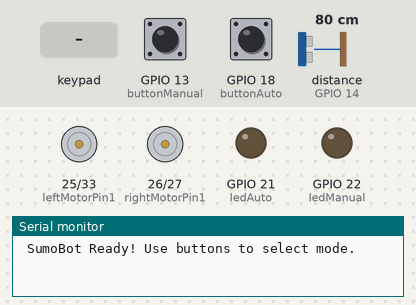
This sketch was run on a simulated ESP32. On the bench: motor-driver pin pairs drawn as motors (green arrow = first pin HIGH = forward, orange = second pin HIGH = backward, longer = more drive, scaled by the enable pin), output pins drawn as LEDs (lit = HIGH), the last lines printed to the serial monitor. The inputs (shaded band) are chosen by the test bench; at power-on: GPIO 13 (buttonManual) HIGH, GPIO 18 (buttonAuto) HIGH, distance to the obstacle (sensor on GPIO 14) 80 cm. The echo pulse lasts 58.3 µs per cm; pins used as bus, display or sensor lines are not drawn.

Above: at 1.2 s.
1.3 s: GPIO 13 (buttonManual) pulled LOW for 0.15 s
At 2.2 s:
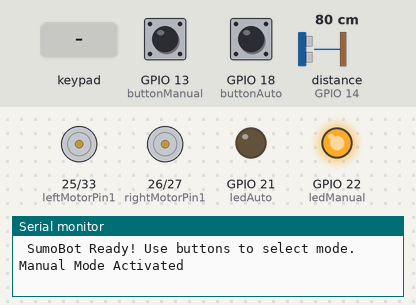
2.9 s: GPIO 18 (buttonAuto) pulled LOW for 0.15 s
At 3.4 s:
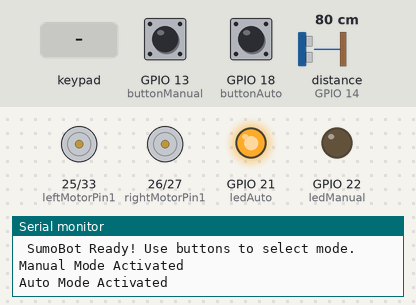
4.5 s: GPIO 13 (buttonManual) pulled LOW for 1 s
At 5.8 s:
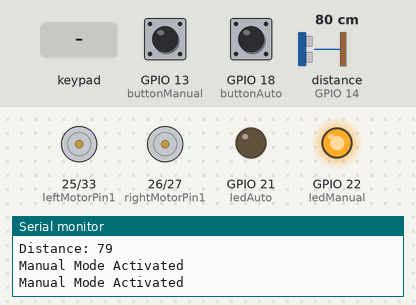
7.0 s: key 'U' pressed
At 7.2 s:
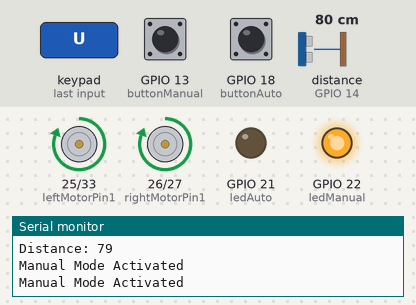
8.9 s: key 'D' pressed
At 9.1 s:
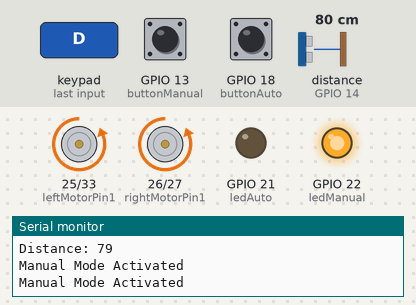
10.8 s: key 'L' pressed
At 11.0 s:
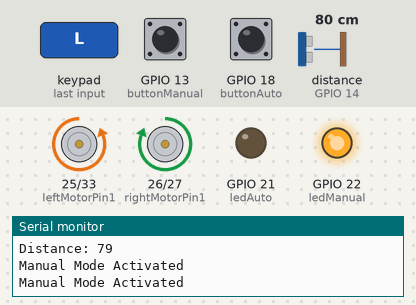
Timing chart, 0 to 13.7 s (numbered marks = the images above; inputs shaded):
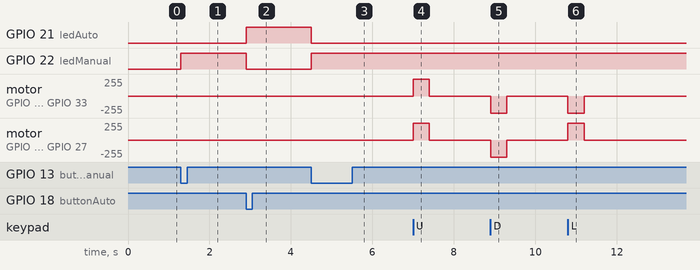

Measured:
- after the input at 1.3 s, GPIO 22 (ledManual): LOW → HIGH at once
- after the input at 2.9 s, GPIO 21 (ledAuto): LOW → HIGH at once; GPIO 22 (ledManual): HIGH → LOW at once
- after the input at 4.5 s, GPIO 21 (ledAuto): HIGH → LOW at once; GPIO 22 (ledManual): LOW → HIGH at once
- after the input at 7.0 s, motor on GPIO 25 (leftMotorPin1) / GPIO 33 (leftMotorPin2), motor on GPIO 26 (rightMotorPin1) / GPIO 27 (rightMotorPin2): stopped → forward 255/255 at once, → stopped 0.40 s later
- after the input at 8.9 s, motor on GPIO 25 (leftMotorPin1) / GPIO 33 (leftMotorPin2), motor on GPIO 26 (rightMotorPin1) / GPIO 27 (rightMotorPin2): stopped → backward 255/255 at once, → stopped 0.40 s later
- after the input at 10.8 s, motor on GPIO 25 (leftMotorPin1) / GPIO 33 (leftMotorPin2): stopped → backward 255/255 at once, → stopped 0.40 s later; motor on GPIO 26 (rightMotorPin1) / GPIO 27 (rightMotorPin2): stopped → forward 255/255 at once, → stopped 0.40 s later

The sketch:

atomRecycabot_SourceCode.ino
```cpp
#define CUSTOM_SETTINGS
#define INCLUDE_GAMEPAD_MODULE
#include <DabbleESP32.h>
#include <BluetoothSerial.h>

// Ultrasonic
#define trigPin 12
#define echoPin 14

// Right Motor
#define enableRightMotor 32
#define rightMotorPin1 26
#define rightMotorPin2 27

// Left Motor
#define enableLeftMotor 4
#define leftMotorPin1 25
#define leftMotorPin2 33

// Buttons
#define buttonAuto 18
#define buttonManual 13

// LEDs
#define ledAuto 21
#define ledManual 22

bool autoMode = false;
bool manualMode = false;

long duration;
int distance;

void setup() {
  Serial.begin(115200);

  // Motor pins
  pinMode(enableRightMotor, OUTPUT);
  pinMode(rightMotorPin1, OUTPUT);
  pinMode(rightMotorPin2, OUTPUT);
  pinMode(enableLeftMotor, OUTPUT);
  pinMode(leftMotorPin1, OUTPUT);
  pinMode(leftMotorPin2, OUTPUT);

  // Ultrasonic pins
  pinMode(trigPin, OUTPUT);
  pinMode(echoPin, INPUT);

  // Buttons
  pinMode(buttonAuto, INPUT_PULLUP);
  pinMode(buttonManual, INPUT_PULLUP);

  // LEDs
  pinMode(ledAuto, OUTPUT);
  pinMode(ledManual, OUTPUT);

  // Bluetooth
  Dabble.begin("SumoBot_Manual");

  Serial.println(" SumoBot Ready! Use buttons to select mode.");
}

void rotateMotor(int rightMotorSpeed, int leftMotorSpeed) {
  digitalWrite(rightMotorPin1, rightMotorSpeed > 0);
  digitalWrite(rightMotorPin2, rightMotorSpeed < 0);
  digitalWrite(leftMotorPin1, leftMotorSpeed > 0);
  digitalWrite(leftMotorPin2, leftMotorSpeed < 0);

  analogWrite(enableRightMotor, abs(rightMotorSpeed));
  analogWrite(enableLeftMotor, abs(leftMotorSpeed));
}

int getDistance() {
  digitalWrite(trigPin, LOW);
  delayMicroseconds(2);
  digitalWrite(trigPin, HIGH);
  delayMicroseconds(10);
  digitalWrite(trigPin, LOW);

  duration = pulseIn(echoPin, HIGH);
  distance = duration * 0.034 / 2;
  return distance;
}

void runAutomaticMode() {
  int dist = getDistance();
  Serial.print("Distance: ");
  Serial.println(dist);

  if (dist <= 62 && dist > 0) {
    rotateMotor(200, 200); // Move forward
  } else {
    rotateMotor(0, 0); // Stop
  }
}

void runManualMode() {
  Dabble.processInput();

  int rightMotorSpeed = 0;
  int leftMotorSpeed = 0;

  if (GamePad.isUpPressed()) {
    rightMotorSpeed = 255;
    leftMotorSpeed = 255;
  } else if (GamePad.isDownPressed()) {
    rightMotorSpeed = -255;
    leftMotorSpeed = -255;
  } else if (GamePad.isLeftPressed()) {
    rightMotorSpeed = 255;
    leftMotorSpeed = -255;
  } else if (GamePad.isRightPressed()) {
    rightMotorSpeed = -255;
    leftMotorSpeed = 255;
  } else {
    rightMotorSpeed = 0;
    leftMotorSpeed = 0;
  }

  rotateMotor(rightMotorSpeed, leftMotorSpeed);
}

void loop() {
   Dabble.processInput();
  // Read buttons (LOW = pressed)
  bool buttonAutoState = !digitalRead(buttonAuto);
  bool buttonManualState = !digitalRead(buttonManual);

  // Mode switching
  if (buttonAutoState) {
    autoMode = true;
    manualMode = false;
    digitalWrite(ledAuto, HIGH);
    digitalWrite(ledManual, LOW);
    Serial.println("Auto Mode Activated");
    delay(500);
  } else if (buttonManualState) {
    manualMode = true;
    autoMode = false;
    digitalWrite(ledAuto, LOW);
    digitalWrite(ledManual, HIGH);
    Serial.println("Manual Mode Activated");
    delay(500);
  }

  // Run active mode
  if (autoMode && !manualMode) {
    runAutomaticMode();
  } else if (manualMode && !autoMode) {
    runManualMode();
  } else {
    rotateMotor(0, 0);
  }
}
```
